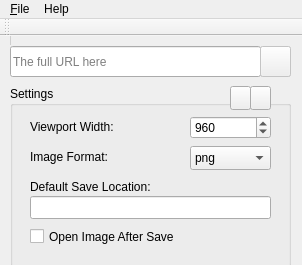
<?xml version="1.0" encoding="UTF-8"?>
<ui version="4.0">
 <class>MainWindow</class>
 <widget class="QMainWindow" name="MainWindow">
  <property name="windowModality">
   <enum>Qt::NonModal</enum>
  </property>
  <property name="geometry">
   <rect>
    <x>0</x>
    <y>0</y>
    <width>302</width>
    <height>265</height>
   </rect>
  </property>
  <property name="sizePolicy">
   <sizepolicy hsizetype="Fixed" vsizetype="Fixed">
    <horstretch>0</horstretch>
    <verstretch>0</verstretch>
   </sizepolicy>
  </property>
  <property name="minimumSize">
   <size>
    <width>302</width>
    <height>265</height>
   </size>
  </property>
  <property name="maximumSize">
   <size>
    <width>302</width>
    <height>265</height>
   </size>
  </property>
  <property name="windowTitle">
   <string>QWSnapshot</string>
  </property>
  <property name="statusTip">
   <string/>
  </property>
  <property name="unifiedTitleAndToolBarOnMac">
   <bool>false</bool>
  </property>
  <widget class="QWidget" name="centralWidget">
   <widget class="QPushButton" name="snapButton">
    <property name="enabled">
     <bool>false</bool>
    </property>
    <property name="geometry">
     <rect>
      <x>260</x>
      <y>10</y>
      <width>31</width>
      <height>31</height>
     </rect>
    </property>
    <property name="text">
     <string/>
    </property>
    <property name="icon">
     <iconset theme="forward">
      <normaloff/>
     </iconset>
    </property>
   </widget>
   <widget class="QLineEdit" name="urlEdit">
    <property name="geometry">
     <rect>
      <x>10</x>
      <y>10</y>
      <width>251</width>
      <height>31</height>
     </rect>
    </property>
    <property name="focusPolicy">
     <enum>Qt::ClickFocus</enum>
    </property>
    <property name="styleSheet">
     <string notr="true"/>
    </property>
    <property name="inputMask">
     <string/>
    </property>
    <property name="placeholderText">
     <string>The full URL here</string>
    </property>
   </widget>
   <widget class="QPushButton" name="stopButton">
    <property name="enabled">
     <bool>false</bool>
    </property>
    <property name="geometry">
     <rect>
      <x>260</x>
      <y>10</y>
      <width>31</width>
      <height>31</height>
     </rect>
    </property>
    <property name="text">
     <string/>
    </property>
    <property name="icon">
     <iconset theme="stop">
      <normaloff/>
     </iconset>
    </property>
   </widget>
   <widget class="QProgressBar" name="progressBar">
    <property name="geometry">
     <rect>
      <x>10</x>
      <y>-10</y>
      <width>281</width>
      <height>20</height>
     </rect>
    </property>
    <property name="styleSheet">
     <string notr="true">background:none;
background-color:transparent;
</string>
    </property>
    <property name="value">
     <number>0</number>
    </property>
    <property name="format">
     <string/>
    </property>
   </widget>
   <widget class="QGroupBox" name="groupBox">
    <property name="geometry">
     <rect>
      <x>10</x>
      <y>50</y>
      <width>281</width>
      <height>181</height>
     </rect>
    </property>
    <property name="title">
     <string>Settings</string>
    </property>
    <widget class="QSpinBox" name="viewportWidth">
     <property name="geometry">
      <rect>
       <x>180</x>
       <y>30</y>
       <width>81</width>
       <height>23</height>
      </rect>
     </property>
     <property name="minimum">
      <number>50</number>
     </property>
     <property name="maximum">
      <number>2500</number>
     </property>
     <property name="value">
      <number>960</number>
     </property>
    </widget>
    <widget class="QLabel" name="label">
     <property name="geometry">
      <rect>
       <x>20</x>
       <y>30</y>
       <width>101</width>
       <height>21</height>
      </rect>
     </property>
     <property name="text">
      <string>Viewport Width:</string>
     </property>
    </widget>
    <widget class="QLabel" name="label_2">
     <property name="geometry">
      <rect>
       <x>20</x>
       <y>90</y>
       <width>151</width>
       <height>21</height>
      </rect>
     </property>
     <property name="text">
      <string>Default Save Location:</string>
     </property>
    </widget>
    <widget class="QLineEdit" name="saveLocationEdit">
     <property name="geometry">
      <rect>
       <x>20</x>
       <y>110</y>
       <width>241</width>
       <height>23</height>
      </rect>
     </property>
    </widget>
    <widget class="QLabel" name="label_3">
     <property name="geometry">
      <rect>
       <x>20</x>
       <y>60</y>
       <width>91</width>
       <height>21</height>
      </rect>
     </property>
     <property name="text">
      <string>Image Format:</string>
     </property>
    </widget>
    <widget class="QComboBox" name="imgFmtCmb">
     <property name="geometry">
      <rect>
       <x>180</x>
       <y>60</y>
       <width>81</width>
       <height>24</height>
      </rect>
     </property>
     <item>
      <property name="text">
       <string>png</string>
      </property>
     </item>
     <item>
      <property name="text">
       <string>jpg</string>
      </property>
     </item>
     <item>
      <property name="text">
       <string>gif</string>
      </property>
     </item>
     <item>
      <property name="text">
       <string>bmp</string>
      </property>
     </item>
    </widget>
    <widget class="QCheckBox" name="openImageChk">
     <property name="geometry">
      <rect>
       <x>20</x>
       <y>140</y>
       <width>161</width>
       <height>21</height>
      </rect>
     </property>
     <property name="text">
      <string>Open Image After Save</string>
     </property>
    </widget>
    <widget class="QPushButton" name="saveSettings">
     <property name="geometry">
      <rect>
       <x>240</x>
       <y>0</y>
       <width>21</width>
       <height>24</height>
      </rect>
     </property>
     <property name="toolTip">
      <string>Save Settings</string>
     </property>
     <property name="whatsThis">
      <string>Save Settings</string>
     </property>
     <property name="text">
      <string/>
     </property>
     <property name="icon">
      <iconset theme="media-floppy">
       <normaloff/>
      </iconset>
     </property>
    </widget>
    <widget class="QPushButton" name="loadSettings">
     <property name="geometry">
      <rect>
       <x>220</x>
       <y>0</y>
       <width>21</width>
       <height>24</height>
      </rect>
     </property>
     <property name="toolTip">
      <string>Load Settings</string>
     </property>
     <property name="whatsThis">
      <string>Load Settings</string>
     </property>
     <property name="text">
      <string/>
     </property>
     <property name="icon">
      <iconset theme="down">
       <normaloff/>
      </iconset>
     </property>
    </widget>
   </widget>
  </widget>
  <widget class="QMenuBar" name="menuBar">
   <property name="geometry">
    <rect>
     <x>0</x>
     <y>0</y>
     <width>302</width>
     <height>21</height>
    </rect>
   </property>
   <widget class="QMenu" name="menu_File">
    <property name="title">
     <string>&amp;File</string>
    </property>
    <addaction name="actionLoad_Settings"/>
    <addaction name="actionSave_Settings"/>
    <addaction name="separator"/>
    <addaction name="actionExit"/>
   </widget>
   <widget class="QMenu" name="menuAbout">
    <property name="title">
     <string>Help</string>
    </property>
    <addaction name="actionAbout"/>
   </widget>
   <addaction name="menu_File"/>
   <addaction name="menuAbout"/>
  </widget>
  <widget class="QToolBar" name="mainToolBar">
   <attribute name="toolBarArea">
    <enum>TopToolBarArea</enum>
   </attribute>
   <attribute name="toolBarBreak">
    <bool>false</bool>
   </attribute>
  </widget>
  <action name="actionExit">
   <property name="text">
    <string>E&amp;xit</string>
   </property>
  </action>
  <action name="actionSave_Settings">
   <property name="text">
    <string>Save Settings</string>
   </property>
  </action>
  <action name="actionLoad_Settings">
   <property name="text">
    <string>Load Settings</string>
   </property>
  </action>
  <action name="actionAbout">
   <property name="text">
    <string>About</string>
   </property>
  </action>
 </widget>
 <layoutdefault spacing="6" margin="11"/>
 <resources/>
 <connections>
  <connection>
   <sender>actionExit</sender>
   <signal>triggered()</signal>
   <receiver>MainWindow</receiver>
   <slot>close()</slot>
   <hints>
    <hint type="sourcelabel">
     <x>-1</x>
     <y>-1</y>
    </hint>
    <hint type="destinationlabel">
     <x>150</x>
     <y>132</y>
    </hint>
   </hints>
  </connection>
  <connection>
   <sender>actionSave_Settings</sender>
   <signal>activated()</signal>
   <receiver>saveSettings</receiver>
   <slot>click()</slot>
   <hints>
    <hint type="sourcelabel">
     <x>-1</x>
     <y>-1</y>
    </hint>
    <hint type="destinationlabel">
     <x>260</x>
     <y>88</y>
    </hint>
   </hints>
  </connection>
  <connection>
   <sender>actionLoad_Settings</sender>
   <signal>activated()</signal>
   <receiver>loadSettings</receiver>
   <slot>click()</slot>
   <hints>
    <hint type="sourcelabel">
     <x>-1</x>
     <y>-1</y>
    </hint>
    <hint type="destinationlabel">
     <x>240</x>
     <y>88</y>
    </hint>
   </hints>
  </connection>
  <connection>
   <sender>urlEdit</sender>
   <signal>returnPressed()</signal>
   <receiver>snapButton</receiver>
   <slot>click()</slot>
   <hints>
    <hint type="sourcelabel">
     <x>135</x>
     <y>52</y>
    </hint>
    <hint type="destinationlabel">
     <x>275</x>
     <y>52</y>
    </hint>
   </hints>
  </connection>
 </connections>
</ui>
